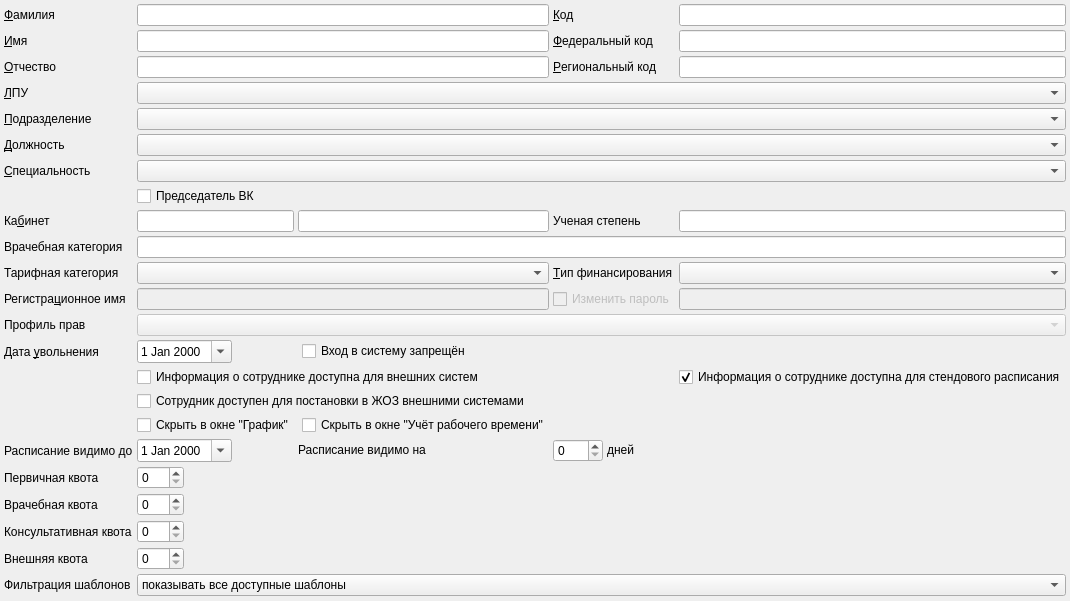
     <widget class="QWidget" name="tabCommon">
      <attribute name="title">
       <string>Общие</string>
      </attribute>
      <layout class="QGridLayout" name="gridLayout">
       <property name="margin">
        <number>4</number>
       </property>
       <property name="spacing">
        <number>4</number>
       </property>
       <item row="11" column="6">
        <widget class="CRBComboBox" name="cmbFinance">
         <property name="sizePolicy">
          <sizepolicy hsizetype="Preferred" vsizetype="Fixed">
           <horstretch>0</horstretch>
           <verstretch>0</verstretch>
          </sizepolicy>
         </property>
         <property name="toolTip">
          <string>&lt;html&gt;&lt;head&gt;&lt;meta name=&quot;qrichtext&quot; content=&quot;1&quot; /&gt;&lt;style type=&quot;text/css&quot;&gt;
p, li { white-space: pre-wrap; }
&lt;/style&gt;&lt;/head&gt;&lt;body style=&quot; font-family:'MS Shell Dlg 2'; font-size:8.25pt; font-weight:400; font-style:normal; text-decoration:none;&quot;&gt;
&lt;p style=&quot; margin-top:0px; margin-bottom:0px; margin-left:0px; margin-right:0px; -qt-block-indent:0; text-indent:0px;&quot;&gt;Тип финансирования для визитов&lt;/p&gt;&lt;/body&gt;&lt;/html&gt;</string>
         </property>
        </widget>
       </item>
       <item row="22" column="1">
        <widget class="QSpinBox" name="edtPrimaryQuota">
         <property name="sizePolicy">
          <sizepolicy hsizetype="Maximum" vsizetype="Fixed">
           <horstretch>0</horstretch>
           <verstretch>0</verstretch>
          </sizepolicy>
         </property>
         <property name="toolTip">
          <string>Доля (%) амбулаторного приёма, доступная для записи из регистратуры</string>
         </property>
         <property name="maximum">
          <number>100</number>
         </property>
        </widget>
       </item>
       <item row="18" column="2" colspan="2">
        <widget class="QLabel" name="lblTimelineAccessibilityDays">
         <property name="sizePolicy">
          <sizepolicy hsizetype="Maximum" vsizetype="Maximum">
           <horstretch>0</horstretch>
           <verstretch>0</verstretch>
          </sizepolicy>
         </property>
         <property name="text">
          <string>Расписание видимо на</string>
         </property>
         <property name="wordWrap">
          <bool>false</bool>
         </property>
         <property name="buddy">
          <cstring>edtTimelineAccessibilityDays</cstring>
         </property>
        </widget>
       </item>
       <item row="9" column="2" colspan="2">
        <widget class="QLineEdit" name="edtOffice2"/>
       </item>
       <item row="9" column="1">
        <widget class="QLineEdit" name="edtOffice">
         <property name="sizePolicy">
          <sizepolicy hsizetype="Preferred" vsizetype="Fixed">
           <horstretch>0</horstretch>
           <verstretch>0</verstretch>
          </sizepolicy>
         </property>
        </widget>
       </item>
       <item row="24" column="1">
        <widget class="QSpinBox" name="edtConsultancyQuota">
         <property name="sizePolicy">
          <sizepolicy hsizetype="Maximum" vsizetype="Fixed">
           <horstretch>0</horstretch>
           <verstretch>0</verstretch>
          </sizepolicy>
         </property>
         <property name="toolTip">
          <string>Доля (%) амбулаторного приёма, доступная для записи другим врачам</string>
         </property>
         <property name="maximum">
          <number>100</number>
         </property>
        </widget>
       </item>
       <item row="24" column="0">
        <widget class="QLabel" name="lblConsultancyQuota">
         <property name="sizePolicy">
          <sizepolicy hsizetype="Maximum" vsizetype="Preferred">
           <horstretch>0</horstretch>
           <verstretch>0</verstretch>
          </sizepolicy>
         </property>
         <property name="text">
          <string>Консультативная квота</string>
         </property>
         <property name="buddy">
          <cstring>edtConsultancyQuota</cstring>
         </property>
        </widget>
       </item>
       <item row="14" column="3" colspan="4">
        <widget class="QCheckBox" name="chkRetired">
         <property name="text">
          <string>Вход в систему запрещён</string>
         </property>
        </widget>
       </item>
       <item row="22" column="0">
        <widget class="QLabel" name="lblPrimaryQuota">
         <property name="sizePolicy">
          <sizepolicy hsizetype="Maximum" vsizetype="Preferred">
           <horstretch>0</horstretch>
           <verstretch>0</verstretch>
          </sizepolicy>
         </property>
         <property name="text">
          <string>Первичная квота</string>
         </property>
         <property name="buddy">
          <cstring>edtPrimaryQuota</cstring>
         </property>
        </widget>
       </item>
       <item row="18" column="5">
        <widget class="QLabel" name="lblTimelineAccessibilityDaysSuffix">
         <property name="sizePolicy">
          <sizepolicy hsizetype="Preferred" vsizetype="Maximum">
           <horstretch>0</horstretch>
           <verstretch>0</verstretch>
          </sizepolicy>
         </property>
         <property name="text">
          <string>дней</string>
         </property>
        </widget>
       </item>
       <item row="28" column="1" colspan="6">
        <spacer name="verticalSpacer_2">
         <property name="orientation">
          <enum>Qt::Vertical</enum>
         </property>
         <property name="sizeHint" stdset="0">
          <size>
           <width>44</width>
           <height>1</height>
          </size>
         </property>
        </spacer>
       </item>
       <item row="11" column="0">
        <widget class="QLabel" name="lblTariffCategory">
         <property name="text">
          <string>Тарифная категория</string>
         </property>
         <property name="buddy">
          <cstring>cmbTariffCategory</cstring>
         </property>
        </widget>
       </item>
       <item row="18" column="4">
        <widget class="QSpinBox" name="edtTimelineAccessibilityDays">
         <property name="enabled">
          <bool>true</bool>
         </property>
         <property name="sizePolicy">
          <sizepolicy hsizetype="Preferred" vsizetype="Fixed">
           <horstretch>0</horstretch>
           <verstretch>0</verstretch>
          </sizepolicy>
         </property>
         <property name="maximumSize">
          <size>
           <width>50</width>
           <height>16777215</height>
          </size>
         </property>
         <property name="toolTip">
          <string>Если это поле заполнено (не 0),
то указанная значение используется как количество дней начиная с текущего на которые видно расписание.</string>
         </property>
         <property name="suffix">
          <string/>
         </property>
         <property name="maximum">
          <number>999</number>
         </property>
        </widget>
       </item>
       <item row="26" column="1">
        <widget class="QSpinBox" name="edtExternalQuota">
         <property name="sizePolicy">
          <sizepolicy hsizetype="Maximum" vsizetype="Fixed">
           <horstretch>0</horstretch>
           <verstretch>0</verstretch>
          </sizepolicy>
         </property>
         <property name="toolTip">
          <string>Доля (%) амбулаторного приёма, доступная для записи из внешних систем</string>
         </property>
         <property name="maximum">
          <number>100</number>
         </property>
        </widget>
       </item>
       <item row="3" column="1" colspan="6">
        <widget class="CPolyclinicComboBox" name="cmbOrg"/>
       </item>
       <item row="9" column="0">
        <widget class="QLabel" name="lblOffice">
         <property name="sizePolicy">
          <sizepolicy hsizetype="Maximum" vsizetype="Preferred">
           <horstretch>0</horstretch>
           <verstretch>0</verstretch>
          </sizepolicy>
         </property>
         <property name="text">
          <string>Ка&amp;бинет</string>
         </property>
         <property name="buddy">
          <cstring>edtOffice</cstring>
         </property>
        </widget>
       </item>
       <item row="9" column="4" colspan="2">
        <widget class="QLabel" name="lblAcademicDegree">
         <property name="text">
          <string>Ученая степень</string>
         </property>
         <property name="buddy">
          <cstring>edtAcademicDegree</cstring>
         </property>
        </widget>
       </item>
       <item row="26" column="0">
        <widget class="QLabel" name="lblExternalQuota">
         <property name="sizePolicy">
          <sizepolicy hsizetype="Maximum" vsizetype="Preferred">
           <horstretch>0</horstretch>
           <verstretch>0</verstretch>
          </sizepolicy>
         </property>
         <property name="text">
          <string>Внешняя квота</string>
         </property>
         <property name="buddy">
          <cstring>edtExternalQuota</cstring>
         </property>
        </widget>
       </item>
       <item row="18" column="1">
        <widget class="CDateEdit" name="edtLastAccessibleTimelineDate">
         <property name="enabled">
          <bool>true</bool>
         </property>
         <property name="sizePolicy">
          <sizepolicy hsizetype="Maximum" vsizetype="Fixed">
           <horstretch>0</horstretch>
           <verstretch>0</verstretch>
          </sizepolicy>
         </property>
         <property name="toolTip">
          <string>Если это поле заполнено,
то указанная дата используется как предельная дата до которой видно расписание.</string>
         </property>
         <property name="calendarPopup">
          <bool>true</bool>
         </property>
        </widget>
       </item>
       <item row="0" column="4" colspan="2">
        <widget class="QLabel" name="lblCode">
         <property name="sizePolicy">
          <sizepolicy hsizetype="Maximum" vsizetype="Preferred">
           <horstretch>0</horstretch>
           <verstretch>0</verstretch>
          </sizepolicy>
         </property>
         <property name="text">
          <string>&amp;Код</string>
         </property>
         <property name="buddy">
          <cstring>edtCode</cstring>
         </property>
        </widget>
       </item>
       <item row="9" column="6">
        <widget class="QLineEdit" name="edtAcademicDegree"/>
       </item>
       <item row="14" column="0">
        <widget class="QLabel" name="lblRetireDate">
         <property name="sizePolicy">
          <sizepolicy hsizetype="Maximum" vsizetype="Preferred">
           <horstretch>0</horstretch>
           <verstretch>0</verstretch>
          </sizepolicy>
         </property>
         <property name="text">
          <string>Дата &amp;увольнения</string>
         </property>
         <property name="buddy">
          <cstring>edtRetireDate</cstring>
         </property>
        </widget>
       </item>
       <item row="7" column="1" colspan="6">
        <widget class="QCheckBox" name="chkChairPerson">
         <property name="text">
          <string>Председатель ВК</string>
         </property>
        </widget>
       </item>
       <item row="2" column="1" colspan="3">
        <widget class="QLineEdit" name="edtPatrName">
         <property name="sizePolicy">
          <sizepolicy hsizetype="Preferred" vsizetype="Fixed">
           <horstretch>0</horstretch>
           <verstretch>0</verstretch>
          </sizepolicy>
         </property>
        </widget>
       </item>
       <item row="18" column="0">
        <widget class="QLabel" name="lblLastAccessibleTimelineDate">
         <property name="sizePolicy">
          <sizepolicy hsizetype="Preferred" vsizetype="Minimum">
           <horstretch>0</horstretch>
           <verstretch>0</verstretch>
          </sizepolicy>
         </property>
         <property name="text">
          <string>Расписание видимо до</string>
         </property>
         <property name="wordWrap">
          <bool>false</bool>
         </property>
         <property name="buddy">
          <cstring>edtLastAccessibleTimelineDate</cstring>
         </property>
        </widget>
       </item>
       <item row="11" column="1" colspan="3">
        <widget class="CRBComboBox" name="cmbTariffCategory"/>
       </item>
       <item row="18" column="6">
        <spacer name="horizontalSpacer_2">
         <property name="orientation">
          <enum>Qt::Horizontal</enum>
         </property>
         <property name="sizeHint" stdset="0">
          <size>
           <width>40</width>
           <height>10</height>
          </size>
         </property>
        </spacer>
       </item>
       <item row="23" column="0">
        <widget class="QLabel" name="lblOwnQuota">
         <property name="sizePolicy">
          <sizepolicy hsizetype="Maximum" vsizetype="Preferred">
           <horstretch>0</horstretch>
           <verstretch>0</verstretch>
          </sizepolicy>
         </property>
         <property name="text">
          <string>Врачебная квота</string>
         </property>
         <property name="buddy">
          <cstring>edtOwnQuota</cstring>
         </property>
        </widget>
       </item>
       <item row="11" column="4" colspan="2">
        <widget class="QLabel" name="lblFinance">
         <property name="sizePolicy">
          <sizepolicy hsizetype="Maximum" vsizetype="Preferred">
           <horstretch>0</horstretch>
           <verstretch>0</verstretch>
          </sizepolicy>
         </property>
         <property name="text">
          <string>&amp;Тип финансирования</string>
         </property>
         <property name="buddy">
          <cstring>cmbFinance</cstring>
         </property>
        </widget>
       </item>
       <item row="2" column="4" colspan="2">
        <widget class="QLabel" name="lblRegionalCode">
         <property name="sizePolicy">
          <sizepolicy hsizetype="Maximum" vsizetype="Preferred">
           <horstretch>0</horstretch>
           <verstretch>0</verstretch>
          </sizepolicy>
         </property>
         <property name="text">
          <string>&amp;Региональный код</string>
         </property>
         <property name="buddy">
          <cstring>edtRegionalCode</cstring>
         </property>
        </widget>
       </item>
       <item row="23" column="1">
        <widget class="QSpinBox" name="edtOwnQuota">
         <property name="sizePolicy">
          <sizepolicy hsizetype="Maximum" vsizetype="Fixed">
           <horstretch>0</horstretch>
           <verstretch>0</verstretch>
          </sizepolicy>
         </property>
         <property name="toolTip">
          <string>Доля (%) амбулаторного приёма, доступная для записи самому врачу</string>
         </property>
         <property name="maximum">
          <number>100</number>
         </property>
        </widget>
       </item>
       <item row="0" column="0">
        <widget class="QLabel" name="lblLastName">
         <property name="sizePolicy">
          <sizepolicy hsizetype="Maximum" vsizetype="Preferred">
           <horstretch>0</horstretch>
           <verstretch>0</verstretch>
          </sizepolicy>
         </property>
         <property name="text">
          <string>&amp;Фамилия</string>
         </property>
         <property name="buddy">
          <cstring>edtLastName</cstring>
         </property>
        </widget>
       </item>
       <item row="16" column="1" colspan="6">
        <widget class="QCheckBox" name="chkAvailableForSuspendedAppointment">
         <property name="sizePolicy">
          <sizepolicy hsizetype="Preferred" vsizetype="Fixed">
           <horstretch>0</horstretch>
           <verstretch>0</verstretch>
          </sizepolicy>
         </property>
         <property name="text">
          <string>Сотрудник доступен для постановки в ЖОЗ внешними системами</string>
         </property>
        </widget>
       </item>
       <item row="10" column="0">
        <widget class="QLabel" name="lblMedicalCategory">
         <property name="text">
          <string>Врачебная категория</string>
         </property>
         <property name="buddy">
          <cstring>cmbTariffCategory</cstring>
         </property>
        </widget>
       </item>
       <item row="1" column="6">
        <widget class="QLineEdit" name="edtFederalCode">
         <property name="sizePolicy">
          <sizepolicy hsizetype="Preferred" vsizetype="Fixed">
           <horstretch>0</horstretch>
           <verstretch>0</verstretch>
          </sizepolicy>
         </property>
        </widget>
       </item>
       <item row="2" column="6">
        <widget class="QLineEdit" name="edtRegionalCode">
         <property name="sizePolicy">
          <sizepolicy hsizetype="Preferred" vsizetype="Fixed">
           <horstretch>0</horstretch>
           <verstretch>0</verstretch>
          </sizepolicy>
         </property>
        </widget>
       </item>
       <item row="15" column="6">
        <widget class="QCheckBox" name="chkAvailableForStand">
         <property name="toolTip">
          <string>Информация о сотруднике доступна для стендового расписания</string>
         </property>
         <property name="text">
          <string>Информация о сотруднике доступна для стендового расписания</string>
         </property>
         <property name="checked">
          <bool>true</bool>
         </property>
        </widget>
       </item>
       <item row="3" column="0">
        <widget class="QLabel" name="lblOrg">
         <property name="sizePolicy">
          <sizepolicy hsizetype="Maximum" vsizetype="Preferred">
           <horstretch>0</horstretch>
           <verstretch>0</verstretch>
          </sizepolicy>
         </property>
         <property name="text">
          <string>&amp;ЛПУ</string>
         </property>
         <property name="buddy">
          <cstring>cmbOrg</cstring>
         </property>
        </widget>
       </item>
       <item row="6" column="1" colspan="6">
        <widget class="CRBComboBox" name="cmbSpeciality"/>
       </item>
       <item row="1" column="4" colspan="2">
        <widget class="QLabel" name="lblFederalCode">
         <property name="sizePolicy">
          <sizepolicy hsizetype="Maximum" vsizetype="Preferred">
           <horstretch>0</horstretch>
           <verstretch>0</verstretch>
          </sizepolicy>
         </property>
         <property name="text">
          <string>&amp;Федеральный код</string>
         </property>
         <property name="buddy">
          <cstring>edtFederalCode</cstring>
         </property>
        </widget>
       </item>
       <item row="12" column="1" colspan="3">
        <widget class="QLineEdit" name="edtLogin">
         <property name="enabled">
          <bool>false</bool>
         </property>
         <property name="sizePolicy">
          <sizepolicy hsizetype="Preferred" vsizetype="Fixed">
           <horstretch>0</horstretch>
           <verstretch>0</verstretch>
          </sizepolicy>
         </property>
        </widget>
       </item>
       <item row="2" column="0">
        <widget class="QLabel" name="lblPatrName">
         <property name="sizePolicy">
          <sizepolicy hsizetype="Maximum" vsizetype="Preferred">
           <horstretch>0</horstretch>
           <verstretch>0</verstretch>
          </sizepolicy>
         </property>
         <property name="text">
          <string>&amp;Отчество</string>
         </property>
         <property name="buddy">
          <cstring>edtPatrName</cstring>
         </property>
        </widget>
       </item>
       <item row="14" column="1" colspan="2">
        <widget class="CDateEdit" name="edtRetireDate">
         <property name="sizePolicy">
          <sizepolicy hsizetype="Maximum" vsizetype="Fixed">
           <horstretch>0</horstretch>
           <verstretch>0</verstretch>
          </sizepolicy>
         </property>
         <property name="calendarPopup">
          <bool>true</bool>
         </property>
        </widget>
       </item>
       <item row="4" column="1" colspan="6">
        <widget class="COrgStructureComboBox" name="cmbOrgStructure"/>
       </item>
       <item row="0" column="1" colspan="3">
        <widget class="QLineEdit" name="edtLastName">
         <property name="sizePolicy">
          <sizepolicy hsizetype="Preferred" vsizetype="Fixed">
           <horstretch>0</horstretch>
           <verstretch>0</verstretch>
          </sizepolicy>
         </property>
        </widget>
       </item>
       <item row="6" column="0">
        <widget class="QLabel" name="lblSpeciality">
         <property name="sizePolicy">
          <sizepolicy hsizetype="Maximum" vsizetype="Preferred">
           <horstretch>0</horstretch>
           <verstretch>0</verstretch>
          </sizepolicy>
         </property>
         <property name="text">
          <string>&amp;Специальность</string>
         </property>
         <property name="buddy">
          <cstring>cmbSpeciality</cstring>
         </property>
        </widget>
       </item>
       <item row="5" column="0">
        <widget class="QLabel" name="lblPost">
         <property name="sizePolicy">
          <sizepolicy hsizetype="Maximum" vsizetype="Preferred">
           <horstretch>0</horstretch>
           <verstretch>0</verstretch>
          </sizepolicy>
         </property>
         <property name="text">
          <string>&amp;Должность</string>
         </property>
         <property name="buddy">
          <cstring>cmbPost</cstring>
         </property>
        </widget>
       </item>
       <item row="12" column="6">
        <widget class="QLineEdit" name="edtPassword">
         <property name="enabled">
          <bool>false</bool>
         </property>
         <property name="sizePolicy">
          <sizepolicy hsizetype="Preferred" vsizetype="Fixed">
           <horstretch>0</horstretch>
           <verstretch>0</verstretch>
          </sizepolicy>
         </property>
         <property name="echoMode">
          <enum>QLineEdit::Password</enum>
         </property>
        </widget>
       </item>
       <item row="4" column="0">
        <widget class="QLabel" name="lblOrgStructure">
         <property name="sizePolicy">
          <sizepolicy hsizetype="Maximum" vsizetype="Preferred">
           <horstretch>0</horstretch>
           <verstretch>0</verstretch>
          </sizepolicy>
         </property>
         <property name="text">
          <string>&amp;Подразделение</string>
         </property>
         <property name="buddy">
          <cstring>cmbOrgStructure</cstring>
         </property>
        </widget>
       </item>
       <item row="1" column="0">
        <widget class="QLabel" name="lblFirstName">
         <property name="sizePolicy">
          <sizepolicy hsizetype="Maximum" vsizetype="Preferred">
           <horstretch>0</horstretch>
           <verstretch>0</verstretch>
          </sizepolicy>
         </property>
         <property name="text">
          <string>&amp;Имя</string>
         </property>
         <property name="buddy">
          <cstring>edtFirstName</cstring>
         </property>
        </widget>
       </item>
       <item row="12" column="4" colspan="2">
        <widget class="QCheckBox" name="chkChangePassword">
         <property name="enabled">
          <bool>false</bool>
         </property>
         <property name="sizePolicy">
          <sizepolicy hsizetype="Maximum" vsizetype="Fixed">
           <horstretch>0</horstretch>
           <verstretch>0</verstretch>
          </sizepolicy>
         </property>
         <property name="text">
          <string>Изменить пароль</string>
         </property>
        </widget>
       </item>
       <item row="13" column="1" colspan="6">
        <widget class="CDbComboBox" name="cmbUserRightsProfile">
         <property name="enabled">
          <bool>false</bool>
         </property>
        </widget>
       </item>
       <item row="13" column="0">
        <widget class="QLabel" name="lblUserRightsProfile">
         <property name="sizePolicy">
          <sizepolicy hsizetype="Maximum" vsizetype="Preferred">
           <horstretch>0</horstretch>
           <verstretch>0</verstretch>
          </sizepolicy>
         </property>
         <property name="text">
          <string>Профиль прав</string>
         </property>
        </widget>
       </item>
       <item row="12" column="0">
        <widget class="QLabel" name="lblLogin">
         <property name="sizePolicy">
          <sizepolicy hsizetype="Maximum" vsizetype="Preferred">
           <horstretch>0</horstretch>
           <verstretch>0</verstretch>
          </sizepolicy>
         </property>
         <property name="text">
          <string>Регистра&amp;ционное имя</string>
         </property>
         <property name="buddy">
          <cstring>edtLogin</cstring>
         </property>
        </widget>
       </item>
       <item row="1" column="1" colspan="3">
        <widget class="QLineEdit" name="edtFirstName">
         <property name="sizePolicy">
          <sizepolicy hsizetype="Preferred" vsizetype="Fixed">
           <horstretch>0</horstretch>
           <verstretch>0</verstretch>
          </sizepolicy>
         </property>
        </widget>
       </item>
       <item row="0" column="6">
        <widget class="QLineEdit" name="edtCode">
         <property name="sizePolicy">
          <sizepolicy hsizetype="Preferred" vsizetype="Fixed">
           <horstretch>0</horstretch>
           <verstretch>0</verstretch>
          </sizepolicy>
         </property>
        </widget>
       </item>
       <item row="5" column="1" colspan="6">
        <widget class="CRBComboBox" name="cmbPost"/>
       </item>
       <item row="10" column="1" colspan="6">
        <widget class="QLineEdit" name="edtMedicalCategory"/>
       </item>
       <item row="27" column="0">
        <widget class="QLabel" name="lblShowTypeTemplate">
         <property name="text">
          <string>Фильтрация шаблонов</string>
         </property>
        </widget>
       </item>
       <item row="27" column="1" colspan="6">
        <widget class="QComboBox" name="cmbShowTypeTemplate">
         <item>
          <property name="text">
           <string>показывать все доступные шаблоны</string>
          </property>
         </item>
         <item>
          <property name="text">
           <string>показывать шаблоны текущего пользователя</string>
          </property>
         </item>
         <item>
          <property name="text">
           <string>показывать шаблоны со СНИЛС текущего пользователя</string>
          </property>
         </item>
        </widget>
       </item>
       <item row="17" column="1">
        <widget class="QCheckBox" name="chkIsHideQueue">
         <property name="sizePolicy">
          <sizepolicy hsizetype="Preferred" vsizetype="Fixed">
           <horstretch>0</horstretch>
           <verstretch>0</verstretch>
          </sizepolicy>
         </property>
         <property name="text">
          <string>Скрыть в окне &quot;График&quot;</string>
         </property>
        </widget>
       </item>
       <item row="17" column="3">
        <widget class="QCheckBox" name="chkIsHideSchedule">
         <property name="sizePolicy">
          <sizepolicy hsizetype="Preferred" vsizetype="Fixed">
           <horstretch>0</horstretch>
           <verstretch>0</verstretch>
          </sizepolicy>
         </property>
         <property name="text">
          <string>Скрыть в окне &quot;Учёт рабочего времени&quot;</string>
         </property>
        </widget>
       </item>
       <item row="15" column="1" colspan="4">
        <widget class="QCheckBox" name="chkAvailableForExternal">
         <property name="sizePolicy">
          <sizepolicy hsizetype="Preferred" vsizetype="Fixed">
           <horstretch>0</horstretch>
           <verstretch>0</verstretch>
          </sizepolicy>
         </property>
         <property name="text">
          <string>Информация о сотруднике доступна для внешних систем</string>
         </property>
        </widget>
       </item>
      </layout>
     </widget>
